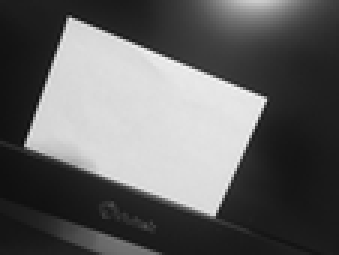
%> input picture Split_ImageSegmentation/input.png, 113 x 85 px, shrunk from 875 x 657 before the run (shown 3 times larger)
$ octave split.m   (GNU Octave 9; MATLAB toolbox functions it lacks are replaced by stand-ins)
%> lines starting %> are read from the running program, lines starting %| are printed output that depends on the picture; in (x1, y1, x2, y2) boxes, pixels count from 0 and x2, y2 are one past the last pixel; in counts of white or black regions, pixels touching at a corner belong together; the program's own positions count from 1
### Split_ImageSegmentation/visualize_sp.m
function visualize_sp ( f, regionIm )

g = zeros(size(f), 'uint8');

r0 = min(regionIm(:));
r1 = max(regionIm(:));

for r = r0:r1
    t = regionIm == r;

    t2 = f(t);
    if ( numel(t2) > 0)
        g(t) = uint8(mean(t2));
    end
end

imshow ( g );

### Split_ImageSegmentation/split.m
I = imread('input.png');
%> I is the input picture: size 85x113 uint8; min 13, max 244, mean 98.6
region = ones(size(I));
proclist = [1];
threshold=20;
region_num=1;
while numel(proclist)~=0
   r = proclist(1);
    proclist = [proclist(2:end)];
    [R, C] = find(region==r);
    h =  std2(double(I(R(1):R(end),C(1):C(end))));
    if(h>threshold)
        [R, C] = find(region==r);
        X = uint16(R(1));
        Y = uint16(C(1));
        X_e = uint16(R(end));
        Y_e = uint16(C(end));
        if (isempty(region(X:(X+X_e)/2,Y:(Y+Y_e)/2)) ~=1 && sum( size(region(X:(X+X_e)/2,Y:(Y+Y_e)/2)) ~= size(region(X:X_e,Y:Y_e)) )~=0)
            region_num = region_num + 1;
            region(X:(X+X_e)/2,Y:(Y+Y_e)/2) = region_num;
            proclist = [proclist region_num];
        end
        if (isempty(region(X:(X+X_e)/2,(Y+Y_e)/2+1:Y_e)) ~=1 && sum( size(region(X:(X+X_e)/2,(Y+Y_e)/2+1:Y_e)) ~= size(region(X:X_e,Y:Y_e)) )~=0)
            region_num = region_num+1;
            region(X:(X+X_e)/2,(Y+Y_e)/2+1:Y_e) = region_num;
            proclist = [proclist region_num];
        end
        if (isempty(region((X+X_e)/2+1:X_e,Y:(Y+Y_e)/2)) ~=1 && sum( size(region((X+X_e)/2+1:X_e,Y:(Y+Y_e)/2)) ~= size(region(X:X_e,Y:Y_e)) )~=0)
            region_num = region_num+1;
            region((X+X_e)/2+1:X_e,Y:(Y+Y_e)/2) = region_num;
            proclist = [proclist region_num];
        end
        if (isempty(region((X+X_e)/2+1:X_e,(Y+Y_e)/2+1:Y_e)) ~=1 && sum( size(region((X+X_e)/2+1:X_e,(Y+Y_e)/2+1:Y_e)) ~= size(region(X:X_e,Y:Y_e)) )~=0)
            region_num = region_num+1;
            region((X+X_e)/2+1:X_e,(Y+Y_e)/2+1:Y_e) = region_num;
            proclist = [proclist region_num];
        end
    end
end
%> this loop made 733 passes
%> h on passes 1 to 12: 86.3, 94.16, 73.95, 84.08, 83.42, 77.79, 87.87, 95.09, 2.25, 35.17, 35.11, 66.33
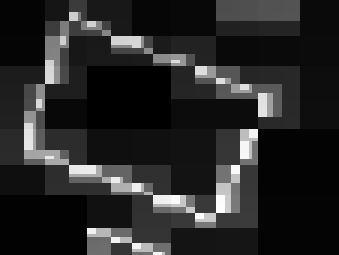
%> region: size 85x113 double (shown 3 times larger); min 9, max 733, mean 120.9; drawn with min black and max white
%> after the loop, X = 70; X_e = 71; Y = 73; Y_e = 74; region_num = 733
visualize_sp(I,region);
%> in visualize_sp, `r0 = min(regionIm(:));`: r0 = 9
%> in visualize_sp, `r1 = max(regionIm(:));`: r1 = 733
%> the loop in visualize_sp, `for r = r0:r1` made 725 passes
%> pass 1, in visualize_sp, `t = regionIm == r;`:
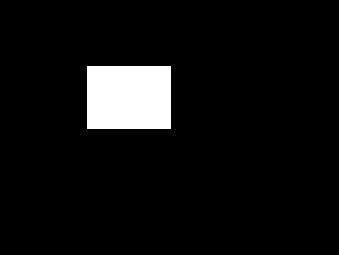
%> t: size 85x113 logical (shown 3 times larger); 6.1% white; 1 white region, box (x1, y1, x2, y2) and area: (29, 22, 57, 43) 588
%> after the loop in visualize_sp, `for r = r0:r1`:
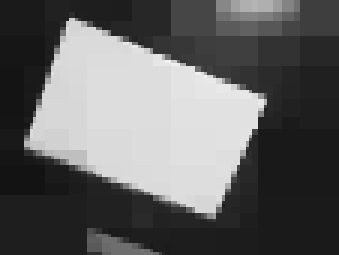
%> g: size 85x113 uint8 (shown 3 times larger); min 19, max 242, mean 98.6
